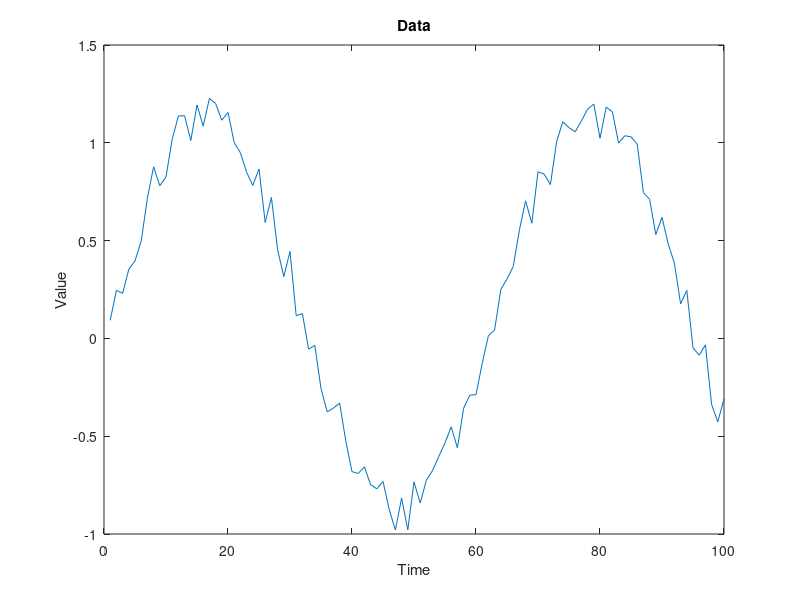

This chart was generated by the following MATLAB code: (Note: this script raises an error after producing the figure.)
% Author: Coleman Moss
% Date:   12 February 2020
% WindFlux Machine Learning

clear all; close all; clc;

% Preprocess Data

% data = chickenpox_dataset;
% data = [data{:}];

data = linspace(0,10,100);
randoms = rand(1, length(data));
data = sin(data) + randoms*0.25;

figure(); plot(data); title('Data');
xlabel('Time'); ylabel('Value');

numTimeStepsTrain = floor(0.9*numel(data));
dataTrain = data(1:numTimeStepsTrain + 1);
dataTest = data(numTimeStepsTrain + 1:end);

mu = mean(dataTrain);
sig = std(dataTrain);

dataTrainStandardized = (dataTrain - mu) / sig;

% Training response is dataset shifted by one timestep forward

XTrain = dataTrainStandardized(1:end - 1);
YTrain = dataTrainStandardized(2:end);

% Define LSTM network

numFeatures = 1;
numResponses = 1;
numHiddenUnits = 200;

layers = [...
    sequenceInputLayer(numFeatures)
    lstmLayer(numHiddenUnits)
    fullyConnectedLayer(numResponses)
    regressionLayer];

% Specify Training options

options = trainingOptions('adam', ...
    'MaxEpochs', 250, ...
    'GradientThreshold', 1, ...
    'InitialLearnRate', 0.005, ...
    'LearnRateSchedule', 'piecewise', ...
    'LearnRateDropPeriod', 125, ...
    'LearnRateDropFactor', 0.2, ...
    'Verbose', 0, ...
    'Plots', 'training-progress');

net = trainNetwork(XTrain, YTrain, layers, options);

dataTestStandardized = (dataTest - mu) / sig;
XTest = dataTestStandardized(1:end-1);

net = predictAndUpdateState(net, XTrain);
[net, YPred] = predictAndUpdateState(net, YTrain(end));



numTimeStepsTest = numel(XTest);
for i = 2:numTimeStepsTest
    [net, YPred(:,i)] = predictAndUpdateState(net, YPred(:,i-1), 'ExecutionEnvironment','cpu');
end

YTest = dataTest(2:end);
YPred = sig*YPred + mu;

rmse = sqrt(mean((YPred-YTest).^2));

figure();
plot(dataTrain(1:end-1)); hold on;
idx = numTimeStepsTrain:(numTimeStepsTrain+numTimeStepsTest);
plot(idx, [data(numTimeStepsTrain) YPred], '.-');
hold off;
xlabel('Month'); ylabel('Cases'); title('Forecast'); legend('Observed', 'Forecast');


figure(); 
subplot(2, 1, 1); 
plot(YTest); hold on;
plot(YPred, '.-'); hold off; legend('Observed', 'Forecast'); ylabel('Cases');
title('Forecast');

subplot(2, 1, 2); stem(YPred - YTest); xlabel('Month'); ylabel('Error');
title('RMSE');

net = resetState(net);
net = predictAndUpdateState(net,XTrain);

YPred = [];
numTimeStepsTest = numel(XTest);
for i = 1:numTimeStepsTest
    [net,YPred(:,i)] = predictAndUpdateState(net,XTest(:,i),'ExecutionEnvironment','cpu');
end

YPred = sig*YPred + mu;

rmse = sqrt(mean((YPred-YTest).^2));

figure(); subplot(2,1,1);
plot(YTest);
hold on;
plot(YPred,'.-');
hold off;
legend("Observed", "Predicted");
ylabel("Cases");
title("Forecast with Updates");

subplot(2,1,2);
stem(YPred - YTest);
xlabel("Month");
ylabel("Error");
title("RMSE = ");